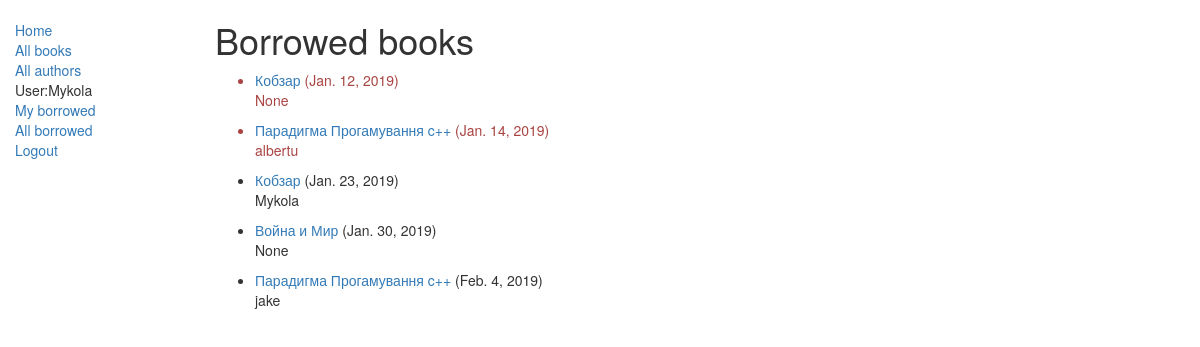
/catalog/borrowed-books/ (signed in), run on the app's committed database.
### catalog/models.py (models this page shows, shortened)
class BookInstance(models.Model):
    id = models.UUIDField(primary_key=True, default=uuid.uuid4(), help_text="Unique id")
    book = models.ForeignKey('Book', on_delete=models.SET_NULL, null=True)
    imprint = models.CharField(max_length=200)
    due_back = models.DateField(null=True, blank=True)
    borrower = models.ForeignKey(User, on_delete=models.SET_NULL,null=True, blank=True)
    LOAN_STATUS=(
        ('m', 'Maintenance'),
        ('o', 'On loan'),
        ('a', 'Available'),
        ('r', 'Reserved')
    )
    status = models.CharField(max_length=1, choices=LOAN_STATUS, blank=True, default='m', help_text='book availability')
    class Meta:
        ordering = ["due_back"]
        permissions = (("can_mark_returned", "Set book as returned"),)
    @property
    def is_overdue(self):
        if self.due_back and date.today() > self.due_back:
            return True
        return False

class Book(models.Model):
    title = models.CharField(max_length=200)
    author = models.ForeignKey('Author', on_delete=models.SET_NULL, null=True)
    summary = models.TextField(max_length=1000, help_text="Enter a brief description of the book")
    isbn = models.CharField('ISBN', max_length=13, help_text='13 character '
                                                             '<a href="https:'
                                                             '//www.isbn-international.org/content/what-isbn">'
                                                             'ISBN number</a>')
    genre = models.ManyToManyField(Genre, help_text="Select a genre for this book")
    language = models.ForeignKey('Language',null=True,on_delete=models.SET_NULL)
    def display_genre(self):
        return ','.join([genre.name for genre in self.genre.all()[:3]])
    display_genre.short_description = 'Genre'

### catalog/views.py (the view)
class LibrarianLoanBookListView(PermissionRequiredMixin,generic.ListView):
    model = BookInstance
    template_name = "all_borrowed_books.html"
    paginate_by = 10
    permission_required = "catalog.can_mark_returned"
    def get_queryset(self):
        return BookInstance.objects.filter(status__exact='o').order_by('due_back')

### catalog/templates/all_borrowed_books.html
{% extends 'base_generic.html' %}
{% block content %}
    <h1>Borrowed books</h1>
    {% if bookinstance_list %}
        <ul>
            {% for bookins in bookinstance_list %}
                <li class="{% if bookins.is_overdue %}text-danger{% endif %}">
                    <a href="{% url 'book-detail' bookins.book.pk %}">{{ bookins.book.title }}</a> ({{ bookins.due_back }})
                    <p>{{ bookins.borrower }}</p>
                </li>
            {% endfor %}
        </ul>
    {% else %}
        <p>There are not borrowed books</p>
    {% endif %}
{% endblock %}

### catalog/templates/base_generic.html (shortened to what this page needs)
<!DOCTYPE html>
<html lang="en">
<head>
  <link rel="stylesheet" href="https://maxcdn.bootstrapcdn.com/bootstrap/3.3.7/css/bootstrap.min.css">
  {% load static %}
  <link rel="stylesheet" href="{% static 'css/style.css' %}">
</head>
<body>
  <div class="container-fluid">
    <div class="row">
      <div class="col-sm-2">
      {% block sidebar %}
      <ul class="sidebar-nav">
          <li><a href="{% url 'index' %}">Home</a></li>
          <li><a href="{% url 'books' %}">All books</a></li>
          <li><a href="{% url 'authors' %}">All authors</a></li>
          {% if user.is_authenticated %}
              <li>User:{{ user.get_username }}</li>
              <li><a href="{% url 'my-borrowed' %}">My borrowed</a></li>
              {% if perms.catalog.can_mark_returned %}
                  <li><a href="{% url 'borrowed' %}">All borrowed</a></li>
              {% endif %}
              <li><a href="{% url 'logout' %}? next={{ request.path }}">Logout</a></li>
          {% else %}
              <li><a href="{% url 'login' %}? next={{ request.path }}">Login</a></li>
          {% endif %}
      </ul>
     {% endblock %}
      </div>
      <div class="col-sm-10 ">
      {% block content %}{% endblock %}
      </div>
    </div>
  </div>
</body>
</html>

### catalog/static/css/style.css (style rules this page uses)
.sidebar-nav { margin-top: 20px; padding: 0; list-style: none; }

### data on the page
BookInstance: book "Кобзар", due_back "Jan. 12, 2019", borrower "None"
BookInstance: book "Парадигма Прогамування c++", due_back "Jan. 14, 2019", borrower "albertu"
BookInstance: book "Кобзар", due_back "Jan. 23, 2019", borrower "Mykola"
BookInstance: book "Война и Мир", due_back "Jan. 30, 2019", borrower "None"
BookInstance: book "Парадигма Прогамування c++", due_back "Feb. 4, 2019", borrower "jake"

### other printed values
{{ user.get_username }} "Mykola"
